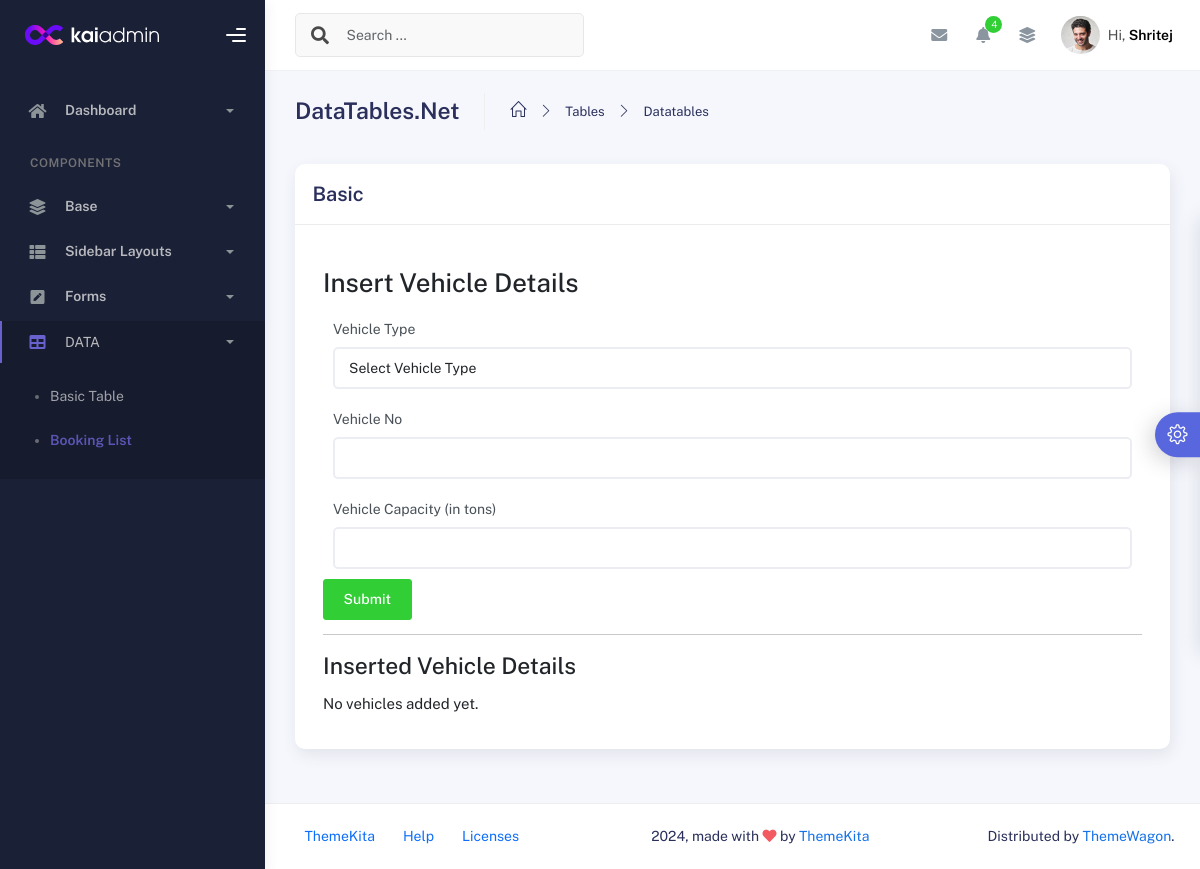
/forms/addvehicle.php, run on an earlier commit of the app's database.
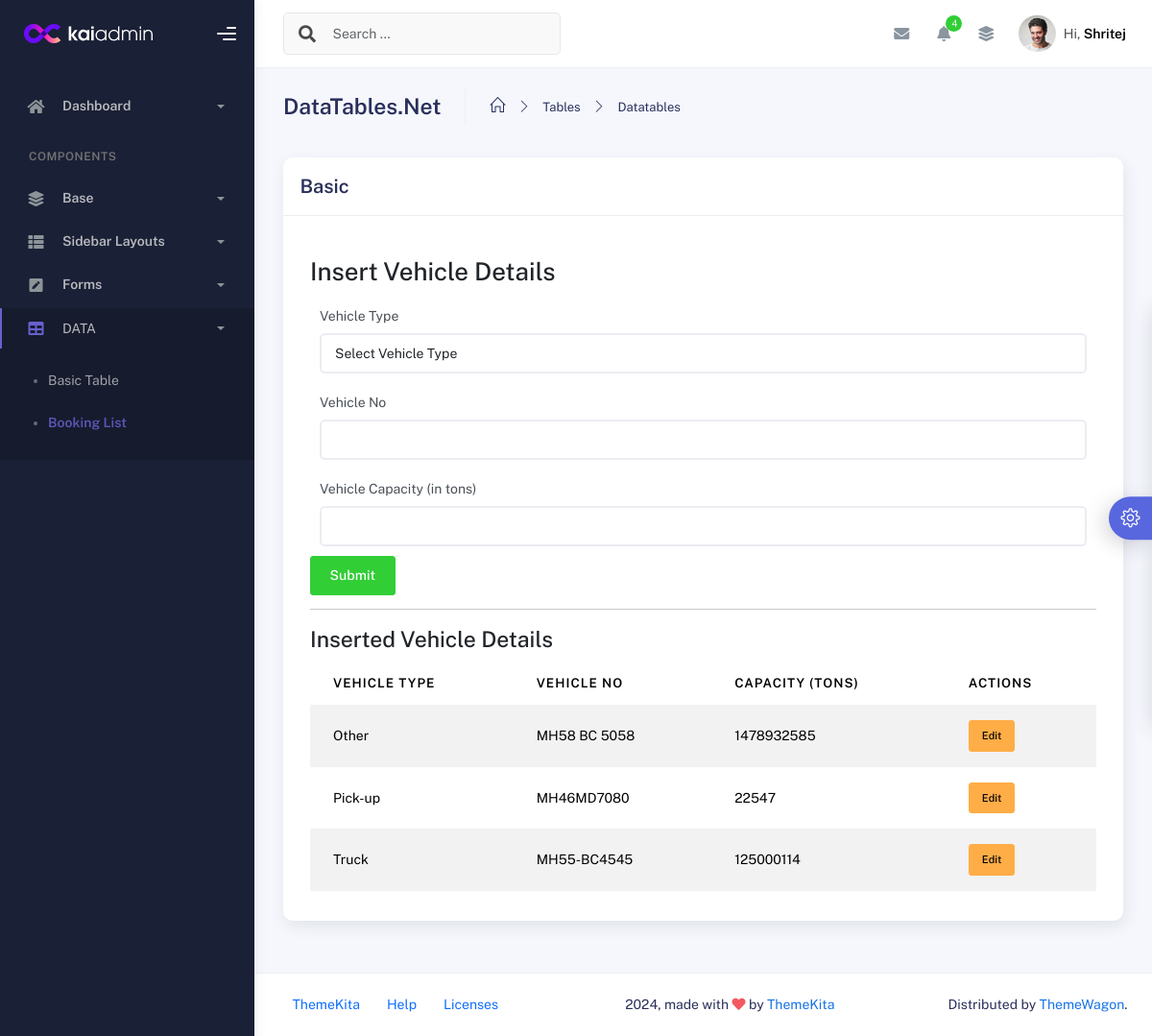
And on a later commit of the database.
### tables this page shows
CREATE TABLE `vehicles` (
  `id` int(11) NOT NULL,
  `vehicle_type` varchar(50) NOT NULL,
  `vehicle_no` varchar(20) NOT NULL,
  `capacity` int(11) NOT NULL
);

### forms/addvehicle.php (the view, shortened to what the changed rows need)
<?php
$conn = new mysqli('localhost', 'root', '', 'transportdb');
$result = $conn->query("SELECT * FROM vehicles ORDER BY id DESC");
$edit_data = null;
?>
<!DOCTYPE html>
<html lang="en">
  <head>
    <link rel="stylesheet" href="../assets/css/bootstrap.min.css" />
    <link rel="stylesheet" href="../assets/css/plugins.min.css" />
    <link rel="stylesheet" href="../assets/css/kaiadmin.min.css" />
    <link rel="stylesheet" href="../assets/css/demo.css" />
  </head>
  <body>
    <div class="wrapper">
      <div class="main-panel">
        <div class="container">
          <div class="page-inner">
            <div class="row">
              <div class="col-md-12">
                <div class="card">
                  <div class="card-body">
                    <div class="container mt-4">
    <h2><?php echo isset($edit_data) ? "Edit Vehicle Details" : "Insert Vehicle Details"; ?></h2>
    <form action="addvehicle.php" method="POST">
        <div class="form-group">
        </div>
        <div class="form-group">
        </div>
        <div class="form-group">
        </div>
        <button type="submit" class="btn btn-success"><?php echo isset($edit_data) ? "Update" : "Submit"; ?></button>
    </form>
    <hr>
    <h3>Inserted Vehicle Details</h3>
    <?php if ($result->num_rows > 0): ?>
        <table class="table table-striped">
            <thead>
                <tr>
                    <th>Vehicle Type</th>
                    <th>Vehicle No</th>
                    <th>Capacity (tons)</th>
                    <th>Actions</th>
                </tr>
            </thead>
            <tbody>
                <?php while ($row = $result->fetch_assoc()): ?>
                    <tr>
                        <td><?php echo htmlspecialchars($row['vehicle_type']); ?></td>
                        <td><?php echo htmlspecialchars($row['vehicle_no']); ?></td>
                        <td><?php echo htmlspecialchars($row['capacity']); ?></td>
                        <td>
                            <a href="addvehicle.php?edit=<?php echo $row['id']; ?>" class="btn btn-warning btn-sm">Edit</a>
                        </td>
                    </tr>
                <?php endwhile; ?>
            </tbody>
        </table>
    <?php else: ?>
        <p>No vehicles added yet.</p>
    <?php endif; ?>
</div>
                  </div>
                </div>
              </div>
            </div>
          </div>
        </div>
      </div>
    </div>
  </body>
</html>

What changed in the data, as far as the page shows it:
added vehicles: vehicle_type "Other", vehicle_no "MH58 BC 5058", capacity "1478932585"
added vehicles: vehicle_type "Pick-up", vehicle_no "MH46MD7080", capacity "22547"
added vehicles: vehicle_type "Truck", vehicle_no "MH55-BC4545", capacity "125000114"
Also different on the page:
text no longer shown: "No vehicles added yet."
text now shown: "VEHICLE TYPE VEHICLE NO CAPACITY (TONS) ACTIONS"
